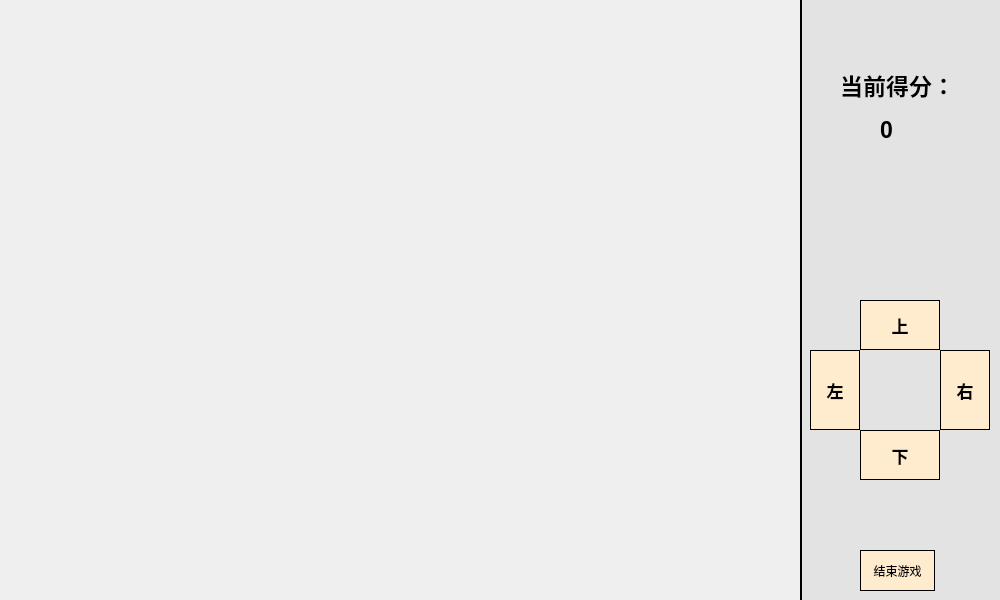
<?xml version="1.0" encoding="UTF-8"?>
<ui version="4.0">
 <class>snake</class>
 <widget class="QWidget" name="snake">
  <property name="geometry">
   <rect>
    <x>0</x>
    <y>0</y>
    <width>1000</width>
    <height>600</height>
   </rect>
  </property>
  <property name="windowTitle">
   <string>Form</string>
  </property>
  <property name="styleSheet">
   <string notr="true"/>
  </property>
  <widget class="QLabel" name="label">
   <property name="geometry">
    <rect>
     <x>800</x>
     <y>0</y>
     <width>200</width>
     <height>600</height>
    </rect>
   </property>
   <property name="styleSheet">
    <string notr="true">QLabel{
background-color:rgb(227, 227, 227);
border-style:solid;
border-width:2px;
border-right:none;
border-top:none;
border-bottom:none;
}</string>
   </property>
   <property name="text">
    <string/>
   </property>
  </widget>
  <widget class="QPushButton" name="pushButton">
   <property name="geometry">
    <rect>
     <x>860</x>
     <y>300</y>
     <width>80</width>
     <height>50</height>
    </rect>
   </property>
   <property name="font">
    <font>
     <pointsize>13</pointsize>
     <weight>75</weight>
     <bold>true</bold>
    </font>
   </property>
   <property name="focusPolicy">
    <enum>Qt::StrongFocus</enum>
   </property>
   <property name="styleSheet">
    <string notr="true">QPushButton{
background-color: rgb(255, 235, 205);
border-style:solid;
border-color:black;
border-width:1px;
}

QPushButton:hover{background-color: rgb(255, 181, 8);}</string>
   </property>
   <property name="text">
    <string>上</string>
   </property>
  </widget>
  <widget class="QPushButton" name="pushButton_2">
   <property name="geometry">
    <rect>
     <x>860</x>
     <y>430</y>
     <width>80</width>
     <height>50</height>
    </rect>
   </property>
   <property name="font">
    <font>
     <pointsize>13</pointsize>
     <weight>75</weight>
     <bold>true</bold>
    </font>
   </property>
   <property name="styleSheet">
    <string notr="true">QPushButton{
background-color: rgb(255, 235, 205);
border-style:solid;
border-color:black;
border-width:1px;
}

QPushButton:hover{background-color: rgb(255, 181, 8);}</string>
   </property>
   <property name="text">
    <string>下</string>
   </property>
  </widget>
  <widget class="QPushButton" name="pushButton_3">
   <property name="geometry">
    <rect>
     <x>940</x>
     <y>350</y>
     <width>50</width>
     <height>80</height>
    </rect>
   </property>
   <property name="font">
    <font>
     <pointsize>13</pointsize>
     <weight>75</weight>
     <bold>true</bold>
    </font>
   </property>
   <property name="styleSheet">
    <string notr="true">QPushButton{
background-color: rgb(255, 235, 205);
border-style:solid;
border-color:black;
border-width:1px;
}

QPushButton:hover{background-color: rgb(255, 181, 8);}</string>
   </property>
   <property name="text">
    <string>右</string>
   </property>
  </widget>
  <widget class="QPushButton" name="pushButton_4">
   <property name="geometry">
    <rect>
     <x>810</x>
     <y>350</y>
     <width>50</width>
     <height>80</height>
    </rect>
   </property>
   <property name="font">
    <font>
     <pointsize>13</pointsize>
     <weight>75</weight>
     <bold>true</bold>
    </font>
   </property>
   <property name="styleSheet">
    <string notr="true">QPushButton{
background-color: rgb(255, 235, 205);
border-style:solid;
border-color:black;
border-width:1px;
}

QPushButton:hover{background-color: rgb(255, 181, 8);}</string>
   </property>
   <property name="text">
    <string>左</string>
   </property>
  </widget>
  <widget class="QLabel" name="label_2">
   <property name="geometry">
    <rect>
     <x>840</x>
     <y>60</y>
     <width>130</width>
     <height>50</height>
    </rect>
   </property>
   <property name="font">
    <font>
     <pointsize>17</pointsize>
     <weight>75</weight>
     <bold>true</bold>
    </font>
   </property>
   <property name="styleSheet">
    <string notr="true">QLabel{background-color: transparent}</string>
   </property>
   <property name="text">
    <string>当前得分：</string>
   </property>
  </widget>
  <widget class="QLabel" name="label_3">
   <property name="geometry">
    <rect>
     <x>880</x>
     <y>110</y>
     <width>60</width>
     <height>40</height>
    </rect>
   </property>
   <property name="font">
    <font>
     <pointsize>17</pointsize>
     <weight>75</weight>
     <bold>true</bold>
    </font>
   </property>
   <property name="styleSheet">
    <string notr="true">QLabel{background-color: transparent}</string>
   </property>
   <property name="text">
    <string>0</string>
   </property>
  </widget>
  <widget class="QPushButton" name="pushButton_5">
   <property name="geometry">
    <rect>
     <x>860</x>
     <y>550</y>
     <width>75</width>
     <height>41</height>
    </rect>
   </property>
   <property name="styleSheet">
    <string notr="true">QPushButton{
background-color: rgb(255, 235, 205);
border-style:solid;
border-color:black;
border-width:1px;
}

QPushButton:hover{background-color: rgb(255, 181, 8);}</string>
   </property>
   <property name="text">
    <string>结束游戏</string>
   </property>
  </widget>
 </widget>
 <resources/>
 <connections/>
</ui>
